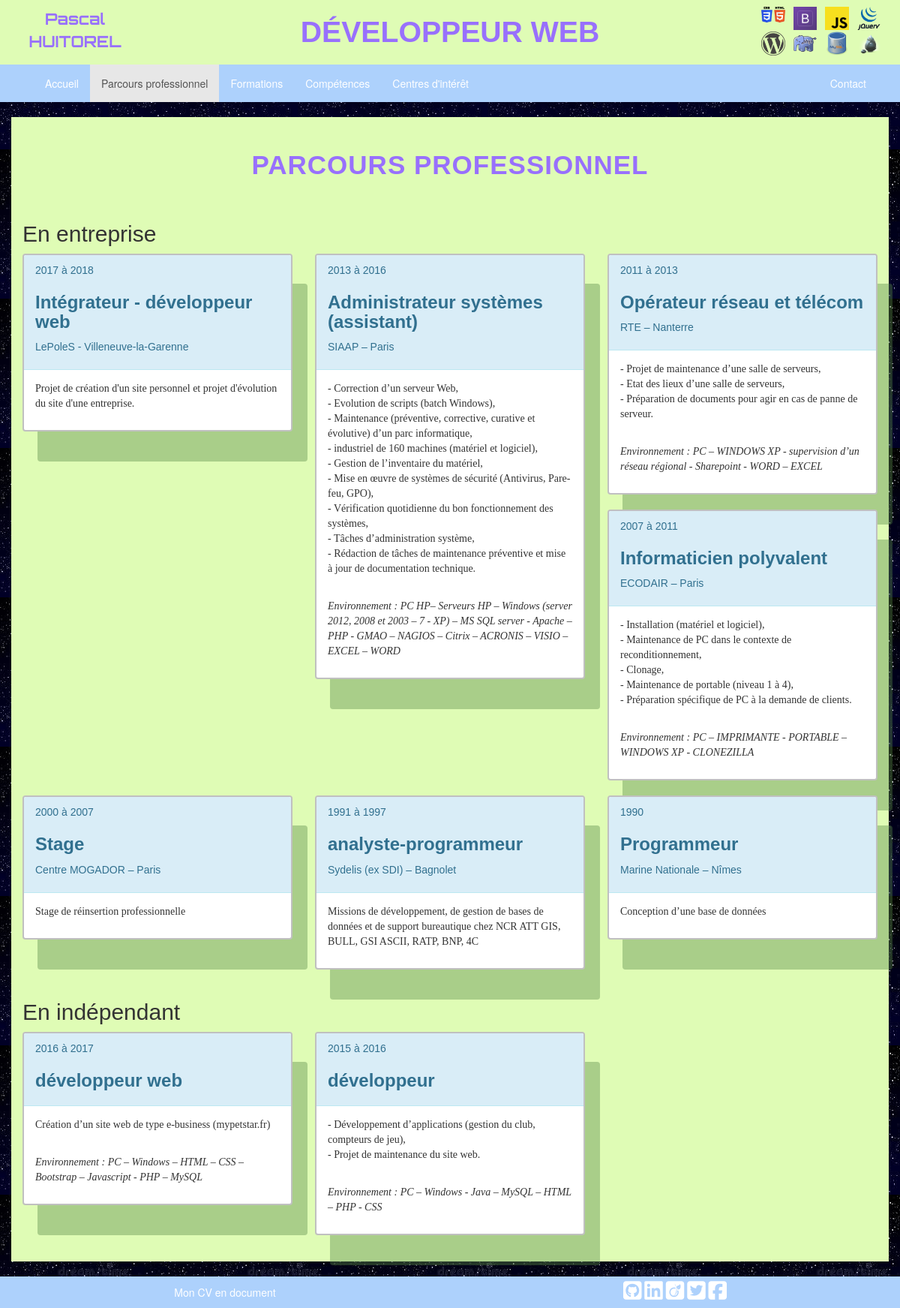
The page /parcours.php on the database its author committed.
### tables this page shows
CREATE TABLE IF NOT EXISTS `t_logos` (
  `id` int(3) NOT NULL AUTO_INCREMENT,
  `src` varchar(50) NOT NULL,
  `alt` varchar(50) NOT NULL,
  `id_utilisateur` int(3) NOT NULL,
  PRIMARY KEY (`id`)
);

CREATE TABLE IF NOT EXISTS `t_experiences` (
  `id` int(3) NOT NULL AUTO_INCREMENT,
  `e_titre` varchar(50) DEFAULT NULL,
  `e_soustitre` varchar(50) DEFAULT NULL,
  `e_dates` varchar(50) DEFAULT NULL,
  `e_description` text,
  `e_type` enum('entreprise','indépendant') NOT NULL,
  `id_utilisateur` int(3) DEFAULT NULL,
  PRIMARY KEY (`id`)
);

CREATE TABLE IF NOT EXISTS `t_reseaux` (
  `id` int(3) NOT NULL AUTO_INCREMENT,
  `nom` varchar(50) NOT NULL,
  `logo` varchar(50) NOT NULL,
  `lien` varchar(255) NOT NULL,
  `id_utilisateur` int(3) NOT NULL,
  PRIMARY KEY (`id`)
);

### inc/init.inc.php (called while the page is built, shortened)
<?php
$pdoCV = new PDO("mysql:host=".HOST.";dbname=".BDD, USER , PASSWORD, array(
    PDO::ATTR_ERRMODE => PDO::ERRMODE_WARNING,
    PDO::MYSQL_ATTR_INIT_COMMAND => 'SET NAMES utf8'));
    if (!isset($_SESSION['logos'])){
        $req = $pdoCV -> query("SELECT src, alt FROM t_logos WHERE id_utilisateur='1'");
        $_SESSION['logos'] = $req -> fetchAll(PDO::FETCH_ASSOC);
    }
    if (!isset($_SESSION['logos_reseaux'])){
        $req = $pdoCV -> query("SELECT * FROM t_reseaux WHERE id_utilisateur='1'");
        $_SESSION['logos_reseaux'] = $req -> fetchAll(PDO::FETCH_ASSOC);
    }

### parcours.php (the view, shortened to what this page needs)
<?php require_once('inc/init.inc.php');
if (!isset($_SESSION['parcours_entreprise'])){
    $req = $pdoCV -> query("SELECT * FROM t_experiences WHERE id_utilisateur='1' AND e_type = 'entreprise' ORDER BY e_dates DESC");
    $_SESSION['parcours_entreprise'] = $req -> fetchAll(PDO::FETCH_ASSOC);
}
if (!isset($_SESSION['parcours_independant'])){
    $req = $pdoCV -> query("SELECT * FROM t_experiences WHERE id_utilisateur='1' AND e_type = 'indépendant'");
    $_SESSION['parcours_independant'] = $req -> fetchAll(PDO::FETCH_ASSOC);
}
$page = "Parcours - ";
include('inc/head.inc.php');
?>
<main id="parcours" class="container">
    <h1>Parcours professionnel</h1>
    <section class="row">
        <h2>En entreprise</h2>
        <?php foreach ($_SESSION['parcours_entreprise'] as $parcours) : ?>
            <div class="col-md-4">
                <article class="panel panel-info">
                    <div class="panel-heading">
                        <p><?= $parcours['e_dates'] ?></p>
                        <h3><strong><?= $parcours['e_titre'] ?></strong></h3>
                        <p><?= $parcours['e_soustitre'] ?></p>
                    </div>
                    <div class="panel-body">
                        <?php $posEnvironnement = stripos($parcours['e_description'], 'environnement'); ?>
                        <?php $description = str_replace (', -', ',</li><li> -', substr($parcours['e_description'], 0, $posEnvironnement)); ?>
                            <?= ($posEnvironnement)?"<ul><li>".$description . "</li></ul><br>":$description; ?>
                            <?php $environnement = substr($parcours['e_description'], $posEnvironnement); ?>
                            <p class="<?= ($posEnvironnement)?'italic':''  ?>"><?= $environnement ?></p>
                        </div>
                    </article>
                </div>
            <?php endforeach; ?>
        </section>
        <section class="row">
            <h2>En indépendant</h2>
            <?php foreach ($_SESSION['parcours_independant'] as $parcours) : ?>
                <div class="col-md-4">
                    <article class="panel panel-info">
                        <div class="panel-heading">
                            <p><?= $parcours['e_dates'] ?></p>
                            <h3><strong><?= $parcours['e_titre'] ?></strong></h3>
                        </div>
                        <div class="panel-body">
                            <?php $posEnvironnement = stripos($parcours['e_description'], 'environnement'); ?>
                            <?php $description = str_replace (', -', ',</li><li> -', substr($parcours['e_description'], 0, $posEnvironnement)); ?>
                                <?= ($posEnvironnement)?"<ul><li>".$description . "</li></ul><br>":$description; ?>
                                <?php $environnement = substr($parcours['e_description'], $posEnvironnement); ?>
                                <p class="<?= ($posEnvironnement)?'italic':''  ?>"><?= $environnement ?></p>
                        </div>
                    </article>
                </div>
            <?php endforeach; ?>
        </section>
    </main>
    <?php include('inc/footer.inc.php'); ?>

### inc/head.inc.php (shortened to what this page needs)
<!DOCTYPE html>
<html lang="fr">
<head>
    <link rel="stylesheet" href="css/reset.css">
    <link rel="stylesheet" href="https://maxcdn.bootstrapcdn.com/bootstrap/3.3.7/css/bootstrap.min.css">
    <link rel="stylesheet" href="css/style.css">
</head>
<body>
    <header class="container-fluid">
        <div class="row">
            <div class="col-md-2" id="portrait">
                <a href="index.php">
                    <p class="text-center"><strong><?= $_SESSION['utilisateur']['prenom'] . ' ' . $_SESSION['utilisateur']['nom'] ?></strong></p>
                </a>
            </div>
            <div class="col-md-8" id="titre">
                <p><strong><?= $_SESSION['titre']['titre_cv']?></strong></p>
            </div>
            <div class="col-md-2">
                <ul id="icones" >
                    <?php foreach ($_SESSION['logos'] as $logo) : ?>
                        <li class="col-xs-3">
                            <img src="img/<?= $logo['src'] ?>"  alt="<?= $logo['alt'] ?>" title="<?= $logo['alt'] ?>">
                        </li>
                    <?php endforeach; ?>
                </ul>
            </div>
        </div>
    </header>
    <nav class="navbar navbar-default">
        <div class="container">
            <div class="collapse navbar-collapse" id="bs-example-navbar-collapse-1">
                <ul class="nav navbar-nav">
                    <li class="<?= ($page=='Développeur web - ')?'active':'' ?>"><a href="index.php">Accueil<span class="sr-only">(current)</span></a></li>
                    <li class="<?= ($page=='Parcours - ')?'active':'' ?>"><a href="parcours.php">Parcours professionnel</a></li>
                    <li class="<?= ($page=='Formations - ')?'active':'' ?>"><a href="formations.php">Formations</a></li>
                    <li class="<?= ($page=='Compétences - ')?'active':'' ?>"><a href="competences.php">Compétences</a></li>
                    <li class="<?= ($page=='Centres d\'intérêt - ')?'active':'' ?>"><a href="interets.php">Centres d'intérêt</a></li>
                </ul>
                <ul class="nav navbar-nav navbar-right">
                    <li class="<?= ($page=='Contact - ')?'active':'' ?>"><a href="contact.php">Contact</a></li>
                </ul>
            </div>
        </div>
    </nav>

### inc/footer.inc.php (shortened to what this page needs)
<footer class="container-fluid">
    <div class="row">
        <div class="col-xs-6 text-center">
            <a href="doc/HUITORELPascalDeveloppeurWebCV.pdf" target="_blank">Mon CV en document</a>
        </div>
        <div class="col-xs-6 text-center" id="logos_reseaux">
            <ul>
                <?php foreach ($_SESSION['logos_reseaux'] as $reseau) : ?>
                    <?php
                    $logo = (substr($reseau['logo'], 0, 3) == "fa-")?
                    "<i class='fa " . $reseau['logo'] . " fa-2x' aria-hidden='true'></i>":
                    "<img width='20' src='img/" . $reseau['logo'] . "' alt=''>";
                    ?>
                    <li><a href="<?= $reseau['lien'] ?>" target="_blank"><?= $logo ?></a></li>
                <?php endforeach; ?>
            </ul>
        </div>
    </div>
</footer>
</body>
</html>

### css/style.css (style rules this page uses)
body { background-image: url("../photos/fond.jpg"); background-repeat: repeat; }
header { background: #DFFCB5; }
#titre p { color: #9870FC; text-transform: uppercase; font-size: 2.8em; font-family: arial; font-weight:bold; text-align: center; margin: 15px 0; }
h1, h2, h3, h4, h5, h6, .panel-heading { font-family: arial; }
h1 { text-transform: uppercase; color: #9870FC; padding: 25px 0; font-size: 2.5em; text-align: center; letter-spacing: 1px; font-weight: bold; }
h1::first-letter { text-transform: uppercase; }
.navbar-default { border: 0; border-radius: 0; background: #ADD1FC; }
.navbar-default .navbar-nav>li>a { color: white; }
main { font-family: Times, "Times New Roman"; background: #DFFCB5; padding-bottom: 15px; }
.italic { font-style: italic; }
.shadow, .panel-info, #contact .thumbnail { border: 2px solid silver; box-shadow: 20px 40px 0px rgba(88, 136, 72, 0.4); }
#parcours h2 { margin-left: 15px; }
footer { margin-top: 20px; background: #ADD1FC; color: white; }
footer a { text-decoration: none; color: white; }
footer div>a { line-height: 3em; }
#logos_reseaux ul { margin: 5px 0; }
#logos_reseaux li { display: inline-block; }
#portrait a { font-family: 'Orbitron', sans-serif; }
#portrait p { margin: 10px 0; font-size: 1.5em; }
#portrait strong { color: #9870FC; }
#icones { margin: 5% auto; }
#icones li { padding: 0; }
#icones img { width: 75%; margin-bottom: 2px; }

### rows shown on the page
t_logos: src (picture)
t_logos: src (picture)
t_logos: src (picture)
t_logos: src (picture)
t_logos: src+alt (picture)
t_logos: src (picture)
t_logos: src+alt (picture)
t_logos: src+alt (picture)
t_experiences: e_dates "2017 à 2018", e_titre "Intégrateur - développeur web", e_soustitre "LePoleS - Villeneuve-la-Garenne", e_description "Projet de création d'un site personnel et projet d'évolution du site d'une entreprise."
t_experiences: e_dates "2013 à 2016", e_titre "Administrateur systèmes (assistant)", e_soustitre "SIAAP – Paris", e_description "- Correction d’un serveur Web, - Evolution de scripts (batch Windows), - Maintenance (préventive, corrective, curative et évolutive) d’un parc informatique, - industriel de 160 machines (matériel et logiciel), - Gestion de l’inventaire du matériel, - Mise en œuvre de systèmes de sécurité (Antivirus, Pare-feu, GPO), - Vérification quotidienne du bon fonctionnement des systèmes, - Tâches d’administration système, - Rédaction de tâches de maintenance préventive et mise à jour de documentation technique.", e_description "Environnement : PC HP– Serveurs HP – Windows (server 2012, 2008 et 2003 – 7 - XP) – MS SQL server - Apache – PHP - GMAO – NAGIOS – Citrix – ACRONIS – VISIO – EXCEL – WORD"
t_experiences: e_dates "2011 à 2013", e_titre "Opérateur réseau et télécom", e_soustitre "RTE – Nanterre", e_description "- Projet de maintenance d’une salle de serveurs, - Etat des lieux d’une salle de serveurs, - Préparation de documents pour agir en cas de panne de serveur.", e_description "Environnement : PC – WINDOWS XP - supervision d’un réseau régional - Sharepoint - WORD – EXCEL"
t_experiences: e_dates "2007 à 2011", e_titre "Informaticien polyvalent", e_soustitre "ECODAIR – Paris", e_description "- Installation (matériel et logiciel), - Maintenance de PC dans le contexte de reconditionnement, - Clonage, - Maintenance de portable (niveau 1 à 4), - Préparation spécifique de PC à la demande de clients.", e_description "Environnement : PC – IMPRIMANTE - PORTABLE – WINDOWS XP - CLONEZILLA"
t_experiences: e_dates "2000 à 2007", e_titre "Stage", e_soustitre "Centre MOGADOR – Paris", e_description "Stage de réinsertion professionnelle"
t_experiences: e_dates "1991 à 1997", e_titre "analyste-programmeur", e_soustitre "Sydelis (ex SDI) – Bagnolet", e_description "Missions de développement, de gestion de bases de données et de support bureautique chez NCR ATT GIS, BULL, GSI ASCII, RATP, BNP, 4C"
t_experiences: e_dates "1990", e_titre "Programmeur", e_soustitre "Marine Nationale – Nîmes", e_description "Conception d’une base de données"
t_experiences: e_dates "2016 à 2017", e_titre "développeur web", e_description "Création d’un site web de type e-business (mypetstar.fr)", e_description "Environnement : PC – Windows – HTML – CSS – Bootstrap – Javascript - PHP – MySQL"
t_experiences: e_dates "2015 à 2016", e_titre "développeur", e_description "- Développement d’applications (gestion du club, compteurs de jeu), - Projet de maintenance du site web.", e_description "Environnement : PC – Windows - Java – MySQL – HTML – PHP - CSS"

### other values the page prints
$_SESSION['utilisateur']['prenom'] "Pascal"
$_SESSION['utilisateur']['nom'] "HUITOREL"
$_SESSION['titre']['titre_cv'] "DÉVELOPPEUR WEB"
